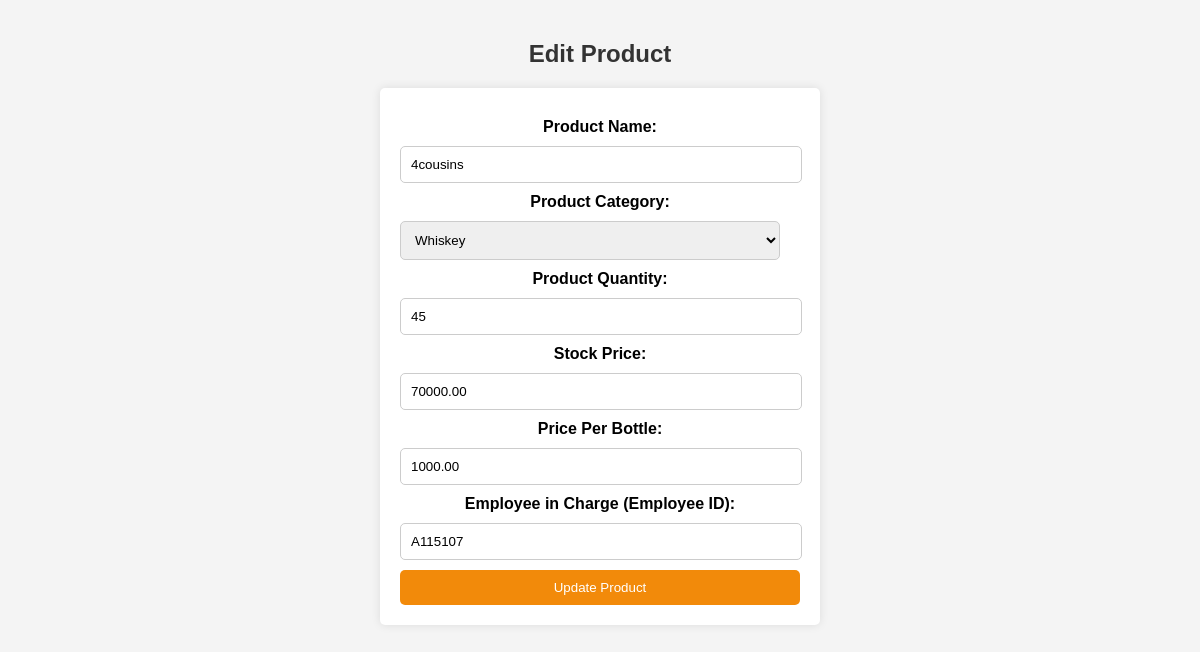
Screenshot of /PROJECTLIGHT/edit_product.php?id=W8866 with the database file from the repository.
### tables this page shows
CREATE TABLE `products` (
  `product_id` varchar(12) NOT NULL,
  `product_name` varchar(100) NOT NULL,
  `category` varchar(50) NOT NULL,
  `quantity` int(11) NOT NULL,
  `stock_price` decimal(10,2) NOT NULL,
  `price_per_bottle` decimal(10,2) NOT NULL,
  `expected_profit` decimal(10,2) DEFAULT NULL,
  `user_in_charge` varchar(8) DEFAULT NULL,
  `date_added` date DEFAULT curdate(),
  `time_added` time DEFAULT curtime()
);

### PROJECTLIGHT/edit_product.php (the view, shortened to what this page needs)
<?php
$servername = "localhost";
$dbname = "PROJECTLIGHT";
$username = "root";
$password = "";
$conn = new mysqli($servername, $username, $password, $dbname);
$product = null;
if (isset($_GET['id'])) {
    $productId = $_GET['id'];
    $stmt = $conn->prepare("SELECT * FROM products WHERE product_id = ?");
    $stmt->bind_param("s", $productId);
    $stmt->execute();
    $result = $stmt->get_result();
    $product = $result->fetch_assoc();
}
?>
<!DOCTYPE html>
<html lang="en">
<head>
</head>
<body>
<h2>Edit Product</h2>
<?php if ($product): ?>
    <form action="" method="post">
        <label for="productName">Product Name:</label>
        <input type="text" id="productName" name="pname" value="<?php echo htmlspecialchars($product['product_name']); ?>" required>
        <label for="productCategory">Product Category:</label>
        <select id="productCategory" name="category" required>
            <option value="whiskey" <?php echo ($product['category'] == 'whiskey') ? 'selected' : ''; ?>>Whiskey</option>
        </select>
        <label for="productQuantity">Product Quantity:</label>
        <input type="number" id="productQuantity" name="quantity" value="<?php echo htmlspecialchars($product['quantity']); ?>" required>
        <label for="productPrice">Stock Price:</label>
        <input type="number" id="productPrice" name="pprice" value="<?php echo htmlspecialchars($product['stock_price']); ?>" required>
        <label for="pricePerBottle">Price Per Bottle:</label>
        <input type="number" id="pricePerBottle" name="ppbottle" value="<?php echo htmlspecialchars($product['price_per_bottle']); ?>" required>
        <label for="employeeInCharge">Employee in Charge (Employee ID):</label>
        <input type="text" id="employeeInCharge" name="user_in_charge" value="<?php echo htmlspecialchars($product['user_in_charge']); ?>" required>
        <button type="submit">Update Product</button>
    </form>
<?php else: ?>
    <p class="error">Product not found.</p>
<?php endif; ?>
</body>
</html>

### PROJECTLIGHT/edit_product.php (style rules this page uses)
body { font-family: Arial, sans-serif; margin: 0; padding: 20px; background-color: #f4f4f4; }
h2 { color: #333; text-align: center; }
form { background: #fff; padding: 20px; border-radius: 5px; box-shadow: 0 0 10px rgba(0, 0, 0, 0.1); max-width: 400px; margin: auto; }
label { margin-top: 10px; font-weight: bold; display: block; text-align: center; }
input, select { display: block; margin: 10px 0; padding: 10px; width: calc(100% - 20px); border: 1px solid #ccc; border-radius: 5px; }
button { background-color: #f28a0a; color: white; padding: 10px; border: none; border-radius: 5px; cursor: pointer; width: 100%; }
::placeholder { text-align: center; }

### rows the page displays
products: pname "4cousins", category "Whiskey", quantity "45", pprice "70000.00", ppbottle "1000.00", user_in_charge "A115107"
